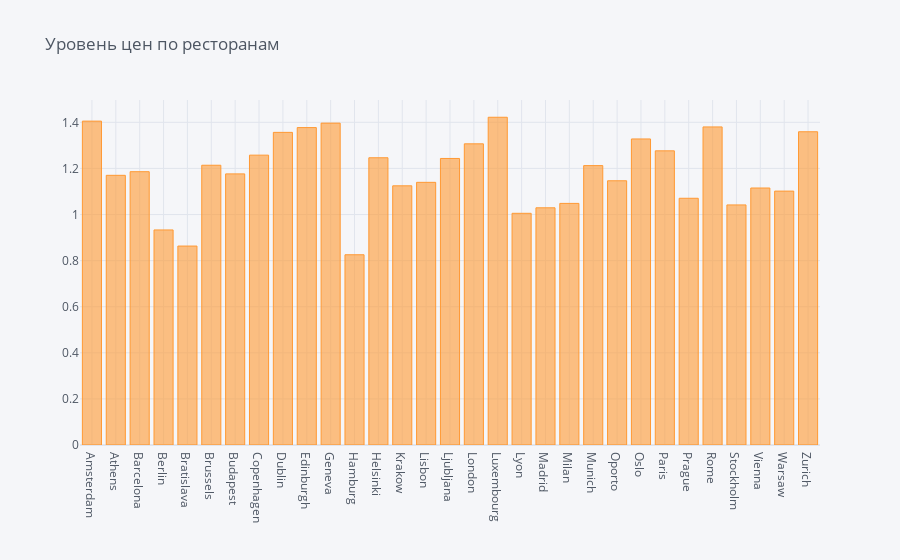

Source (notebook cell):
### Code cell
data.pivot_table(values = ['Price Range'], 
               index = 'City', 
               aggfunc = 'mean').iplot(kind = 'bar', title='Уровень цен по ресторанам')

### Figure 1 — Plotly figure (JSON) as saved in the notebook; plotly's stock layout.template omitted (floating-point values rounded to 4 significant figures)
{"data": [{"marker": {"color": "rgba(255, 153, 51, 0.6)", "line": {"color": "rgba(255, 153, 51, 1.0)", "width": 1}}, "name": "Price Range", "orientation": "v", "text": "", "type": "bar", "x": ["Amsterdam", "Athens", "Barcelona", "Berlin", "Bratislava", "Brussels", "Budapest", "Copenhagen", "Dublin", "Edinburgh", "Geneva", "Hamburg", "Helsinki", "Krakow", "Lisbon", "Ljubljana", "London", "Luxembourg", "Lyon", "Madrid", "Milan", "Munich", "Oporto", "Oslo", "Paris", "Prague", "Rome", "Stockholm", "Vienna", "Warsaw", "Zurich"], "y": [1.405, 1.17, 1.186, 0.9331, 0.8632, 1.214, 1.176, 1.258, 1.356, 1.377, 1.397, 0.8255, 1.246, 1.125, 1.14, 1.243, 1.307, 1.422, 1.005, 1.029, 1.048, 1.212, 1.146, 1.328, 1.276, 1.07, 1.38, 1.042, 1.115, 1.102, 1.359]}], "layout": {"legend": {"bgcolor": "#F5F6F9", "font": {"color": "#4D5663"}}, "paper_bgcolor": "#F5F6F9", "plot_bgcolor": "#F5F6F9", "title": {"font": {"color": "#4D5663"}, "text": "Уровень цен по ресторанам"}, "xaxis": {"gridcolor": "#E1E5ED", "showgrid": true, "tickfont": {"color": "#4D5663"}, "title": {"font": {"color": "#4D5663"}, "text": ""}, "zerolinecolor": "#E1E5ED"}, "yaxis": {"gridcolor": "#E1E5ED", "showgrid": true, "tickfont": {"color": "#4D5663"}, "title": {"font": {"color": "#4D5663"}, "text": ""}, "zerolinecolor": "#E1E5ED"}}}
